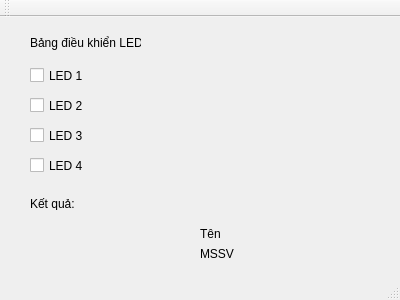
<?xml version="1.0" encoding="UTF-8"?>
<ui version="4.0">
 <class>MainWindow</class>
 <widget class="QMainWindow" name="MainWindow">
  <property name="geometry">
   <rect>
    <x>0</x>
    <y>0</y>
    <width>400</width>
    <height>300</height>
   </rect>
  </property>
  <property name="windowTitle">
   <string>MainWindow</string>
  </property>
  <widget class="QWidget" name="centralWidget">
   <widget class="QLabel" name="label">
    <property name="geometry">
     <rect>
      <x>30</x>
      <y>15</y>
      <width>111</width>
      <height>21</height>
     </rect>
    </property>
    <property name="text">
     <string>Bảng điều khiển LED</string>
    </property>
   </widget>
   <widget class="QCheckBox" name="checkBox">
    <property name="geometry">
     <rect>
      <x>30</x>
      <y>50</y>
      <width>70</width>
      <height>17</height>
     </rect>
    </property>
    <property name="text">
     <string>LED 1</string>
    </property>
   </widget>
   <widget class="QCheckBox" name="checkBox_2">
    <property name="geometry">
     <rect>
      <x>30</x>
      <y>80</y>
      <width>70</width>
      <height>17</height>
     </rect>
    </property>
    <property name="text">
     <string>LED 2</string>
    </property>
   </widget>
   <widget class="QCheckBox" name="checkBox_3">
    <property name="geometry">
     <rect>
      <x>30</x>
      <y>110</y>
      <width>70</width>
      <height>17</height>
     </rect>
    </property>
    <property name="text">
     <string>LED 3</string>
    </property>
   </widget>
   <widget class="QCheckBox" name="checkBox_4">
    <property name="geometry">
     <rect>
      <x>30</x>
      <y>140</y>
      <width>70</width>
      <height>17</height>
     </rect>
    </property>
    <property name="text">
     <string>LED 4</string>
    </property>
   </widget>
   <widget class="QLabel" name="label_2">
    <property name="geometry">
     <rect>
      <x>30</x>
      <y>180</y>
      <width>46</width>
      <height>13</height>
     </rect>
    </property>
    <property name="text">
     <string>Kết quả:</string>
    </property>
   </widget>
   <widget class="QLabel" name="KQ">
    <property name="geometry">
     <rect>
      <x>90</x>
      <y>180</y>
      <width>291</width>
      <height>16</height>
     </rect>
    </property>
    <property name="text">
     <string/>
    </property>
   </widget>
   <widget class="QLabel" name="label_4">
    <property name="geometry">
     <rect>
      <x>200</x>
      <y>210</y>
      <width>46</width>
      <height>13</height>
     </rect>
    </property>
    <property name="text">
     <string>Tên</string>
    </property>
   </widget>
   <widget class="QLabel" name="ten">
    <property name="geometry">
     <rect>
      <x>270</x>
      <y>210</y>
      <width>46</width>
      <height>13</height>
     </rect>
    </property>
    <property name="text">
     <string/>
    </property>
   </widget>
   <widget class="QLabel" name="label_6">
    <property name="geometry">
     <rect>
      <x>200</x>
      <y>230</y>
      <width>46</width>
      <height>13</height>
     </rect>
    </property>
    <property name="text">
     <string>MSSV</string>
    </property>
   </widget>
   <widget class="QLabel" name="mssv">
    <property name="geometry">
     <rect>
      <x>270</x>
      <y>230</y>
      <width>46</width>
      <height>13</height>
     </rect>
    </property>
    <property name="text">
     <string/>
    </property>
   </widget>
  </widget>
  <widget class="QMenuBar" name="menuBar">
   <property name="geometry">
    <rect>
     <x>0</x>
     <y>0</y>
     <width>400</width>
     <height>21</height>
    </rect>
   </property>
  </widget>
  <widget class="QToolBar" name="mainToolBar">
   <attribute name="toolBarArea">
    <enum>TopToolBarArea</enum>
   </attribute>
   <attribute name="toolBarBreak">
    <bool>false</bool>
   </attribute>
  </widget>
  <widget class="QStatusBar" name="statusBar"/>
 </widget>
 <layoutdefault spacing="6" margin="11"/>
 <resources/>
 <connections/>
</ui>
